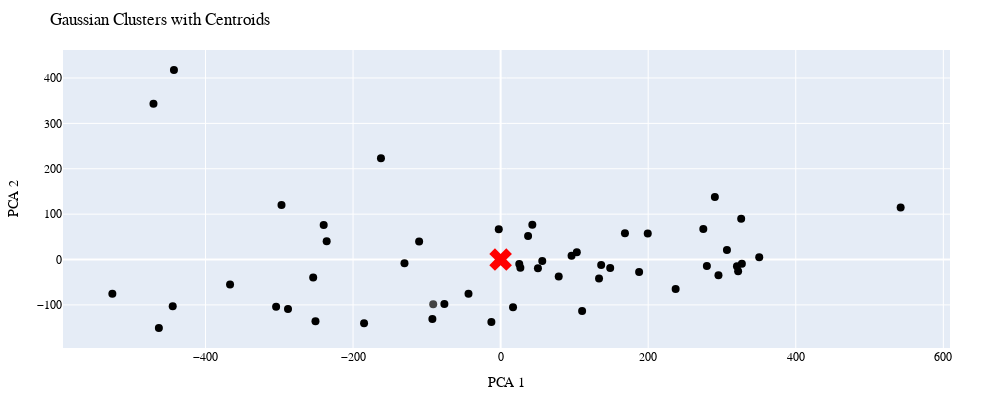

This figure's notebook cell:
### Code cell
visualizing_results_sampling(pca_result, centroids, centroids_pca, probs)
